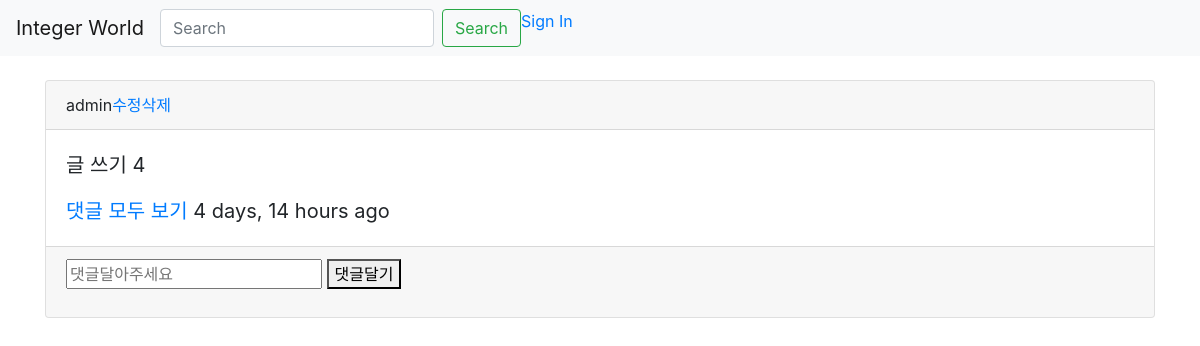
Before: /myApp/detail/4/ with the older database file.
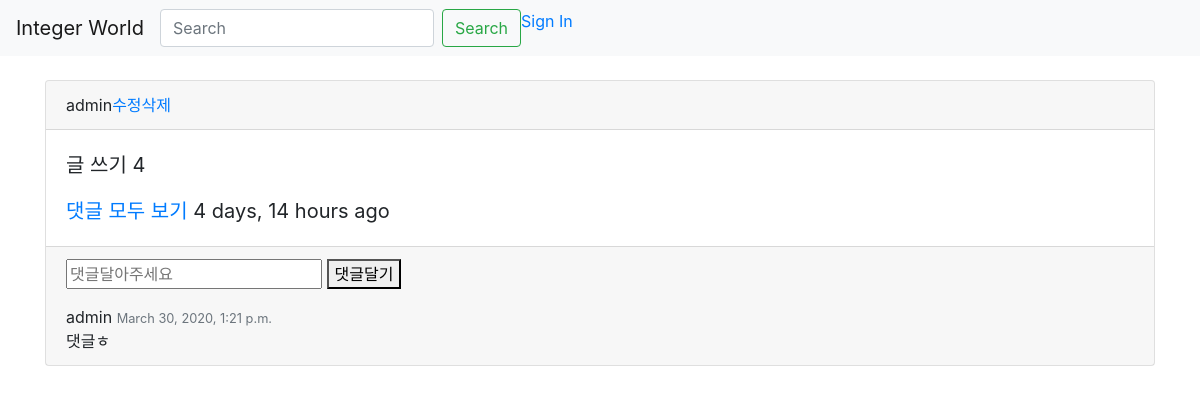
After: the same page with the newer database file.
### myApp/models.py (models this page shows, shortened)
class Comment(models.Model):
    comment = models.ForeignKey(Post, on_delete=models.CASCADE, null=True, related_name='comments')
    comment_text = models.CharField(max_length=200)
    comment_user = models.ForeignKey(User, on_delete=models.CASCADE, null = True)
    comment_date = models.DateTimeField('date published', default=timezone.now)
    comment_update_date = models.DateTimeField('date published', null = True, default=timezone.now)
    class Meta:
        ordering = ['-id']

### myApp/views.py (the view)
# urls.py: path('detail/<int:post_id>/', views.detail, name="detail"),
def detail(request, post_id):
    post = get_object_or_404(Post, id=post_id)
    return render(request, 'detail.html', {'post': post})

### myApp/templates/detail.html (shortened to what this page needs)
{% extends 'base.html' %}
{% load humanize %}
{% block content %}
<body>
    <div class="card">
        <div class="card-header">{{ post.create_user }}<a href="{% url 'update' post.id %}">수정</a><a href="{% url 'delete' post.id %}">삭제</a></div>
        <div class="card-body">
          <blockquote class="blockquote mb-0">
            <p>{{ post.main_text }}</p>
            <a href="{% url 'detail' post.id %}" >댓글 모두 보기 </a><a> {{ post.create_date | naturaltime }}</a>
          </blockquote>
        </div>
        <div class="card-footer">
          <form action="{% url 'c_post' post.id %}" method="POST">
              <input type="text" name="comment_text" id="comment_text" placeholder="댓글달아주세요">
              <button type="submit">댓글달기</button>
          </form>
          {% for comment in post.comments.all %}
          <span class="comment_user">{{comment.comment_user}}</span>
          <small class="text-muted">{{comment.comment_date}}</small>
          <br>
          <a class="card-text">{{comment.comment_text}}
          {% endfor %}
        </div>
      </div>
      <br>
</body>
{% endblock %}

Changed rows visible on the page:
added Comment: comment_user "admin", comment_date "March 30, 2020, 1:21 p.m.", comment_text "댓글ㅎ"
